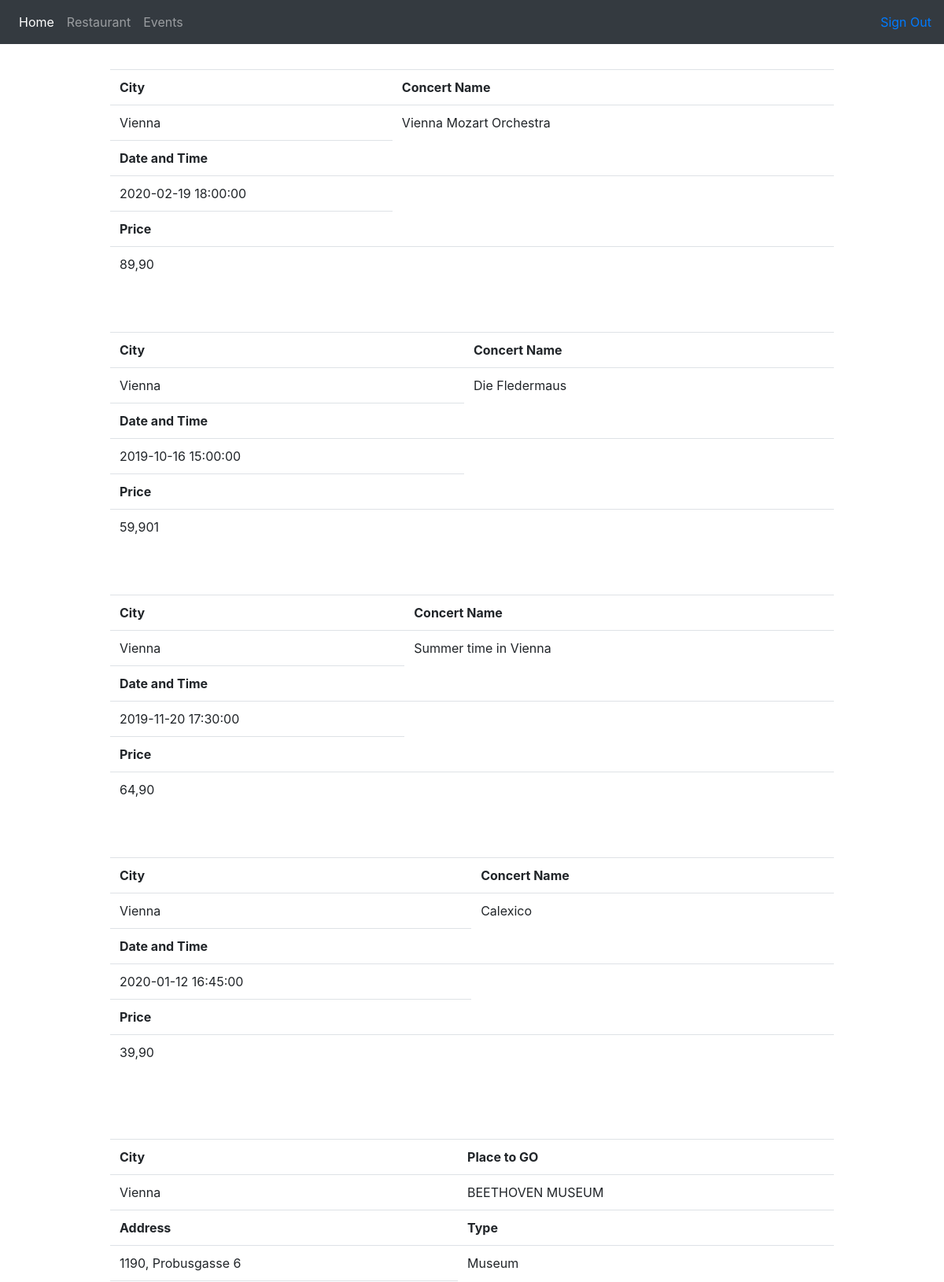
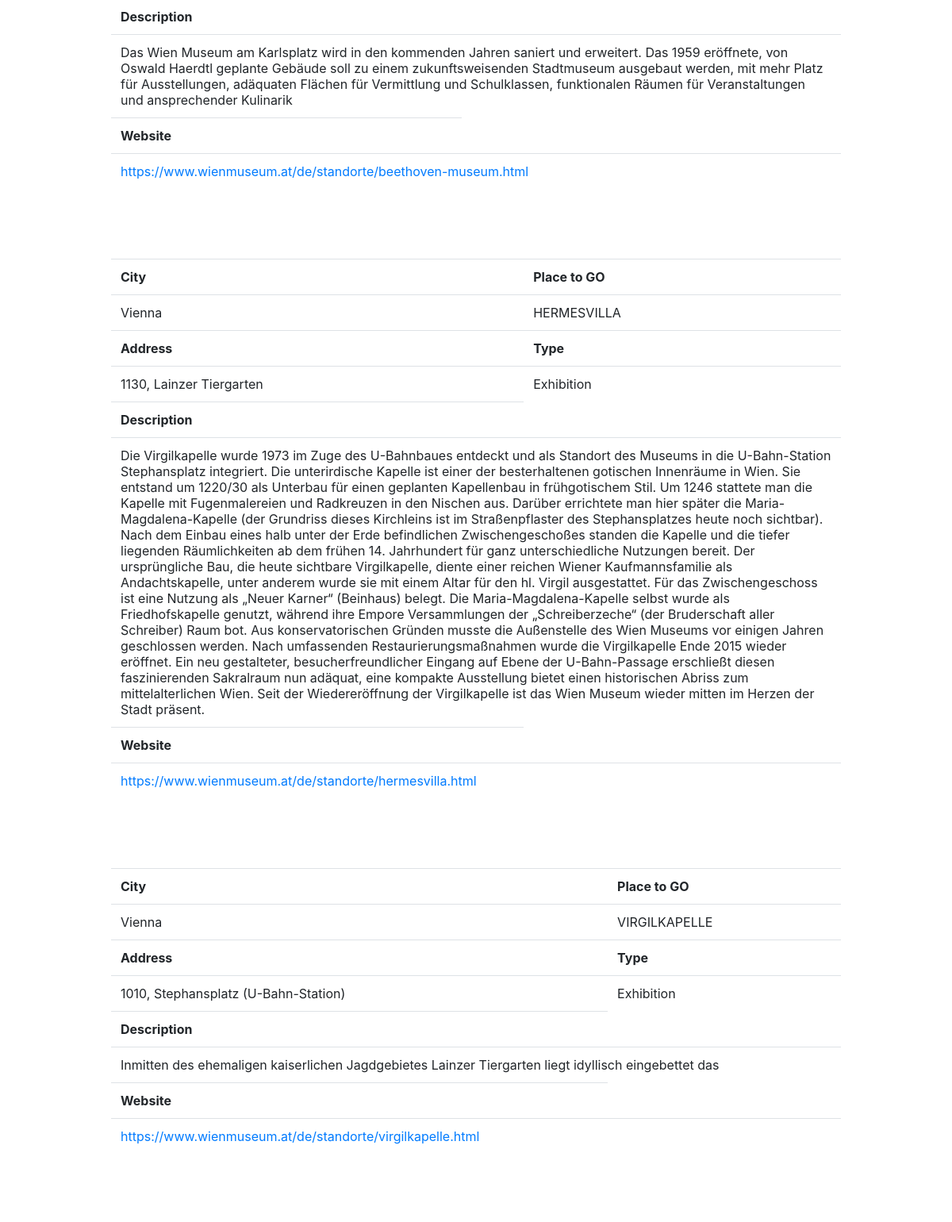
The page /events.php (signed in, upper part) on the database its author committed (2 pictures, top to bottom).
### tables this page shows
CREATE TABLE `concert` (
  `con_id` int(11) NOT NULL,
  `fk_loc_id` int(11) DEFAULT NULL,
  `con_name` varchar(100) DEFAULT NULL,
  `con_datetime` varchar(100) DEFAULT NULL,
  `price` varchar(80) DEFAULT NULL
);

CREATE TABLE `locations` (
  `loc_id` int(11) NOT NULL,
  `city` varchar(155) DEFAULT NULL,
  `zip_code` varchar(155) DEFAULT NULL,
  `addr` varchar(155) DEFAULT NULL
);

CREATE TABLE `events` (
  `ev_id` int(11) NOT NULL,
  `fk_loc_id` int(11) DEFAULT NULL,
  `ev_name` varchar(100) DEFAULT NULL,
  `ev_type` varchar(80) DEFAULT NULL,
  `ev_descript` text,
  `ev_url` varchar(255) DEFAULT NULL,
  `images` varchar(255) DEFAULT NULL
);

### events.php (the view, shortened to what this page needs)
<?php
require_once 'dbconnection.php';
?>
<!doctype html>
<html lang="en">
  <head>
    <link rel="stylesheet" href="https://stackpath.bootstrapcdn.com/bootstrap/4.3.1/css/bootstrap.min.css">
  </head>
  <body>
  <?php
  include_once "inc/navbar.php";
  ?>
  <div style="margin-top: 1rem; margin-bottom: 3rem" class="container">
  <div class="row">
    <div class="col-sm-1">
    </div>
    <div class="col-sm-10">
    <div>
    <?php
      $sql = "SELECT * FROM locations
      RIGHT JOIN concert
      ON locations.loc_id = concert.fk_loc_id;" ;
      $result = $connect->query($sql);
          if($result->num_rows > 0) {
              while($row = $result->fetch_assoc()) {
      echo '<table class="table">
      <tr>
      <th scope="col">City</th>
      <th scope="col">Concert Name</th>
      </tr>
      <tr>
      <td scope="row">'.$row['city'] .'</td>
      <td>'.$row['con_name'] .'</td>
      </tr><br>
      <tr>
      <th scope="col">Date and Time</th>
      </tr>
      <tr>
      <td colspan="7">'.$row['con_datetime'] .'</td>
      </tr><br>
      <tr>
      <th scope="col">Price</th>
      </tr>
      <tr>
      <td colspan="7">'.$row['price'] .'</td>
      </tr>';
    }
  } else  {
      echo  "<tr><td colspan='5'><center>No Data Avaliable</center></td></tr>";
  }
      $sql = "SELECT * FROM locations
      RIGHT JOIN events
      ON locations.loc_id = events.fk_loc_id;" ;
      $result = $connect->query($sql);
          if($result->num_rows > 0) {
              while($row = $result->fetch_assoc()) {
      echo '<table class="table">
      <tr>
      <th scope="col">City</th>
      <th scope="col">Place to GO</th>
      </tr>
      <tr>
      <td scope="row">'.$row['city'] .'</td>
      <td>'.$row['ev_name'] .'</td>
      </tr><br>
      <tr>
      <th scope="col">Address</th>
      <th scope="col">Type</th>
      </tr>
      <tr>
      <td scope="row">'.$row['zip_code'] .', '.$row['addr'] .'</td>
      <td>'.$row['ev_type'] .'</td>
      </tr><br>
      <tr>
      <th scope="col">Description</th>
      </tr>
      <tr>
      <td colspan="7">'.$row['ev_descript'] .'</td>
      </tr><br>
      <tr>
      <th scope="col">Website</th>
      </tr>
      <tr>
      <td colspan="7"><a target="_blank" href="">'.$row['ev_url'] .'</a></td>
      </tr>';
    }
  } else  {
      echo  "<tr><td colspan='5'><center>No Data Avaliable</center></td></tr>";
  }
?>
      </table><br>
        </div>
        </div>
        <div class="col-sm-1">
        </div>
      </div>
    </div>
  </body>
</html>

### rows shown on the page
concert: fk_loc.city "Vienna", con_name "Vienna Mozart Orchestra", con_datetime "2020-02-19 18:00:00", price "89,90"
concert: fk_loc.city "Vienna", con_name "Die Fledermaus", con_datetime "2019-10-16 15:00:00", price "59,901"
concert: fk_loc.city "Vienna", con_name "Summer time in Vienna", con_datetime "2019-11-20 17:30:00", price "64,90"
concert: fk_loc.city "Vienna", con_name "Calexico", con_datetime "2020-01-12 16:45:00", price "39,90"
events: fk_loc.city "Vienna", ev_name "BEETHOVEN MUSEUM", fk_loc.zip_code "1190", fk_loc.addr "Probusgasse 6", ev_type "Museum", ev_descript "Das Wien Museum am Karlsplatz wird in den kommenden Jahren saniert und erweitert. Das 1959 eröffnete, von Oswald Haerdtl geplante Gebäude soll zu einem zukunftsweisenden Stadtmuseum ausgebaut werden, mit mehr Platz für Ausstellungen, adäquaten Flächen für Vermittlung und Schulklassen, funktionalen Räumen für Veranstaltungen und ansprechender Kulinarik", ev_url "https://www.wienmuseum.at/de/standorte/beethoven-museum.html"
events: fk_loc.city "Vienna", ev_name "HERMESVILLA", fk_loc.zip_code "1130", fk_loc.addr "Lainzer Tiergarten", ev_type "Exhibition", ev_descript "Die Virgilkapelle wurde 1973 im Zuge des U-Bahnbaues entdeckt und als Standort des Museums in die U-Bahn-Station Stephansplatz integriert. Die unterirdische Kapelle ist einer der besterhaltenen gotischen Innenräume in Wien. Sie entstand um 1220/30 als Unterbau für einen geplanten Kapellenbau in frühgotischem Stil. Um 1246 stattete man die Kapelle mit Fugenmalereien und Radkreuzen in den Nischen aus. Darüber errichtete man hier später die Maria-Magdalena-Kapelle (der Grundriss dieses Kirchleins ist im Straßenpflaster des Stephansplatzes heute noch sichtbar). Nach dem Einbau eines halb unter der Erde befindlichen Zwischengeschoßes standen die Kapelle und die tiefer liegenden Räumlichkeiten ab…", ev_url "https://www.wienmuseum.at/de/standorte/hermesvilla.html"
events: fk_loc.city "Vienna", ev_name "VIRGILKAPELLE", fk_loc.zip_code "1010", fk_loc.addr "Stephansplatz (U-Bahn-Station)", ev_type "Exhibition", ev_descript "Inmitten des ehemaligen kaiserlichen Jagdgebietes Lainzer Tiergarten liegt idyllisch eingebettet das", ev_url "https://www.wienmuseum.at/de/standorte/virgilkapelle.html"
